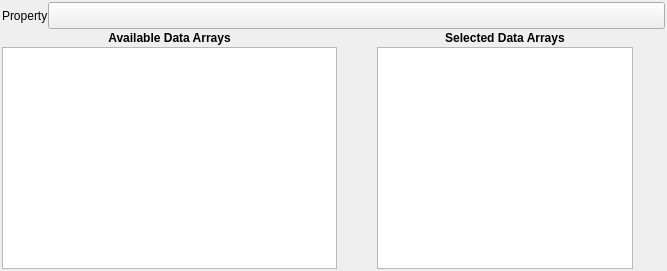
<?xml version="1.0" encoding="UTF-8"?>
<ui version="4.0">
 <class>MultiDataArraySelectionWidget</class>
 <widget class="QFrame" name="MultiDataArraySelectionWidget">
  <property name="geometry">
   <rect>
    <x>0</x>
    <y>0</y>
    <width>667</width>
    <height>271</height>
   </rect>
  </property>
  <layout class="QGridLayout" name="gridLayout">
   <property name="leftMargin">
    <number>2</number>
   </property>
   <property name="topMargin">
    <number>2</number>
   </property>
   <property name="rightMargin">
    <number>2</number>
   </property>
   <property name="bottomMargin">
    <number>2</number>
   </property>
   <property name="horizontalSpacing">
    <number>8</number>
   </property>
   <property name="verticalSpacing">
    <number>2</number>
   </property>
   <item row="3" column="3" rowspan="2">
    <widget class="QListWidget" name="attributeArraysSelectWidget">
     <property name="sizePolicy">
      <sizepolicy hsizetype="Expanding" vsizetype="Expanding">
       <horstretch>0</horstretch>
       <verstretch>0</verstretch>
      </sizepolicy>
     </property>
     <property name="sizeAdjustPolicy">
      <enum>QAbstractScrollArea::AdjustIgnored</enum>
     </property>
     <property name="editTriggers">
      <set>QAbstractItemView::NoEditTriggers</set>
     </property>
     <property name="selectionMode">
      <enum>QAbstractItemView::SingleSelection</enum>
     </property>
    </widget>
   </item>
   <item row="3" column="9">
    <layout class="QVBoxLayout" name="verticalLayout">
     <property name="rightMargin">
      <number>0</number>
     </property>
     <item>
      <widget class="QPushButton" name="upBtn">
       <property name="minimumSize">
        <size>
         <width>24</width>
         <height>24</height>
        </size>
       </property>
       <property name="maximumSize">
        <size>
         <width>24</width>
         <height>24</height>
        </size>
       </property>
       <property name="toolTip">
        <string>Use this button to move an array up in the &quot;Selected Data Arrays&quot; column</string>
       </property>
       <property name="text">
        <string/>
       </property>
       <property name="icon">
        <iconset resource="../../icons/images/Icons.qrc">
         <normaloff>:/sort_up.png</normaloff>:/sort_up.png</iconset>
       </property>
       <property name="iconSize">
        <size>
         <width>24</width>
         <height>24</height>
        </size>
       </property>
       <property name="flat">
        <bool>true</bool>
       </property>
      </widget>
     </item>
     <item>
      <widget class="QPushButton" name="downBtn">
       <property name="minimumSize">
        <size>
         <width>24</width>
         <height>24</height>
        </size>
       </property>
       <property name="maximumSize">
        <size>
         <width>24</width>
         <height>24</height>
        </size>
       </property>
       <property name="toolTip">
        <string>Use this button to move an array down in the &quot;Selected Data Arrays&quot; column</string>
       </property>
       <property name="text">
        <string/>
       </property>
       <property name="icon">
        <iconset resource="../../icons/images/Icons.qrc">
         <normaloff>:/sort_down.png</normaloff>:/sort_down.png</iconset>
       </property>
       <property name="iconSize">
        <size>
         <width>24</width>
         <height>24</height>
        </size>
       </property>
       <property name="flat">
        <bool>true</bool>
       </property>
      </widget>
     </item>
     <item>
      <spacer name="verticalSpacer">
       <property name="orientation">
        <enum>Qt::Vertical</enum>
       </property>
       <property name="sizeHint" stdset="0">
        <size>
         <width>20</width>
         <height>40</height>
        </size>
       </property>
      </spacer>
     </item>
    </layout>
   </item>
   <item row="3" column="4">
    <layout class="QVBoxLayout" name="verticalLayout_2">
     <property name="rightMargin">
      <number>0</number>
     </property>
     <item>
      <spacer name="verticalSpacer_3">
       <property name="orientation">
        <enum>Qt::Vertical</enum>
       </property>
       <property name="sizeHint" stdset="0">
        <size>
         <width>20</width>
         <height>40</height>
        </size>
       </property>
      </spacer>
     </item>
     <item>
      <widget class="QPushButton" name="selectBtn">
       <property name="minimumSize">
        <size>
         <width>24</width>
         <height>24</height>
        </size>
       </property>
       <property name="maximumSize">
        <size>
         <width>24</width>
         <height>24</height>
        </size>
       </property>
       <property name="toolTip">
        <string>Use this button to move arrays into the &quot;Selected Data Arrays&quot; column</string>
       </property>
       <property name="text">
        <string/>
       </property>
       <property name="icon">
        <iconset resource="../../icons/images/Icons.qrc">
         <normaloff>:/arrow_right_green.png</normaloff>:/arrow_right_green.png</iconset>
       </property>
       <property name="iconSize">
        <size>
         <width>24</width>
         <height>24</height>
        </size>
       </property>
       <property name="flat">
        <bool>true</bool>
       </property>
      </widget>
     </item>
     <item>
      <widget class="QPushButton" name="deselectBtn">
       <property name="minimumSize">
        <size>
         <width>24</width>
         <height>24</height>
        </size>
       </property>
       <property name="maximumSize">
        <size>
         <width>24</width>
         <height>24</height>
        </size>
       </property>
       <property name="toolTip">
        <string>Use this button to move arrays out of the &quot;Selected Data Arrays&quot; column</string>
       </property>
       <property name="text">
        <string/>
       </property>
       <property name="icon">
        <iconset resource="../../icons/images/Icons.qrc">
         <normaloff>:/arrow_left_green.png</normaloff>:/arrow_left_green.png</iconset>
       </property>
       <property name="iconSize">
        <size>
         <width>24</width>
         <height>24</height>
        </size>
       </property>
       <property name="flat">
        <bool>true</bool>
       </property>
      </widget>
     </item>
     <item>
      <widget class="QPushButton" name="removeBtn">
       <property name="minimumSize">
        <size>
         <width>24</width>
         <height>24</height>
        </size>
       </property>
       <property name="maximumSize">
        <size>
         <width>24</width>
         <height>24</height>
        </size>
       </property>
       <property name="toolTip">
        <string>Use this button to remove non-existant arrays out of the &quot;Selected Data Arrays&quot; column</string>
       </property>
       <property name="text">
        <string/>
       </property>
       <property name="icon">
        <iconset resource="../../icons/images/Icons.qrc">
         <normaloff>:/delete2.png</normaloff>:/delete2.png</iconset>
       </property>
       <property name="iconSize">
        <size>
         <width>24</width>
         <height>24</height>
        </size>
       </property>
       <property name="flat">
        <bool>true</bool>
       </property>
      </widget>
     </item>
     <item>
      <spacer name="verticalSpacer_2">
       <property name="orientation">
        <enum>Qt::Vertical</enum>
       </property>
       <property name="sizeHint" stdset="0">
        <size>
         <width>20</width>
         <height>40</height>
        </size>
       </property>
      </spacer>
     </item>
    </layout>
   </item>
   <item row="2" column="3">
    <widget class="QLabel" name="label_3">
     <property name="font">
      <font>
       <weight>75</weight>
       <bold>true</bold>
      </font>
     </property>
     <property name="text">
      <string>Available Data Arrays</string>
     </property>
     <property name="alignment">
      <set>Qt::AlignCenter</set>
     </property>
    </widget>
   </item>
   <item row="0" column="3" colspan="7">
    <layout class="QHBoxLayout" name="horizontalLayout">
     <property name="bottomMargin">
      <number>0</number>
     </property>
     <item>
      <widget class="QLabel" name="label">
       <property name="sizePolicy">
        <sizepolicy hsizetype="Preferred" vsizetype="Preferred">
         <horstretch>0</horstretch>
         <verstretch>0</verstretch>
        </sizepolicy>
       </property>
       <property name="text">
        <string>Property</string>
       </property>
      </widget>
     </item>
     <item>
      <widget class="QPushButton" name="m_SelectedAttributeMatrixPath">
       <property name="sizePolicy">
        <sizepolicy hsizetype="Expanding" vsizetype="Fixed">
         <horstretch>0</horstretch>
         <verstretch>0</verstretch>
        </sizepolicy>
       </property>
       <property name="maximumSize">
        <size>
         <width>16777215</width>
         <height>16777215</height>
        </size>
       </property>
       <property name="font">
        <font>
         <pointsize>12</pointsize>
        </font>
       </property>
       <property name="text">
        <string notr="true"/>
       </property>
       <property name="iconSize">
        <size>
         <width>2</width>
         <height>2</height>
        </size>
       </property>
       <property name="shortcut">
        <string>Ctrl+S</string>
       </property>
       <property name="flat">
        <bool>false</bool>
       </property>
      </widget>
     </item>
    </layout>
   </item>
   <item row="3" column="5" rowspan="2" colspan="4">
    <widget class="QListWidget" name="attributeArraysOrderWidget">
     <property name="editTriggers">
      <set>QAbstractItemView::NoEditTriggers</set>
     </property>
     <property name="selectionMode">
      <enum>QAbstractItemView::SingleSelection</enum>
     </property>
     <property name="sortingEnabled">
      <bool>false</bool>
     </property>
    </widget>
   </item>
   <item row="2" column="5" colspan="4">
    <widget class="QLabel" name="label_2">
     <property name="font">
      <font>
       <weight>75</weight>
       <bold>true</bold>
      </font>
     </property>
     <property name="text">
      <string>Selected Data Arrays</string>
     </property>
     <property name="alignment">
      <set>Qt::AlignCenter</set>
     </property>
    </widget>
   </item>
  </layout>
 </widget>
 <resources>
  <include location="../../icons/images/Icons.qrc"/>
 </resources>
 <connections/>
</ui>
